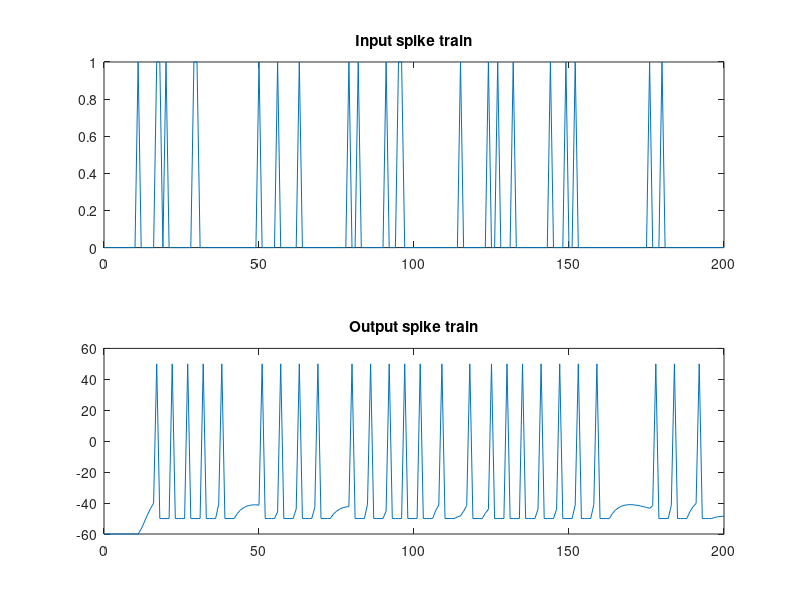

The MATLAB source for this figure:
% Fire a neuron via alpha function synapse and random input spike train
% R Rao 2007

clear
rand('state',0)
% I & F implementation dV/dt = - V/RC + I/C
h = 1; % step size, Euler method, = dt ms
t_max= 200; % ms, simulation time period
tstop = t_max/h; % number of time steps
ref = 0; % refractory period counter

% Generate random input spikes
% Note: This is not entirely realistic - no refractory period
% Also: if you change step size h, input spike train changes too...
spike_train = rand(tstop,1);
thr = 0.9; % threshold for random spikes
spike_train(find(spike_train > thr)) = ones(size((find(spike_train > thr))));
spike_train(find(spike_train < thr)) = zeros(size((find(spike_train < thr))));
% alpha func synaptic conductance
t_a = 100; % Max duration of syn conductance
t_peak = 4; % ms
g_peak = 0.05; % nS (peak synaptic conductance)
const = g_peak/(t_peak*exp(-1)); 
t_vec = 0:h:t_a;
alpha_func = const*t_vec.*(exp(-t_vec/t_peak));
clf
plot(t_vec(1:80),alpha_func(1:80))
xlabel('t (in ms)')
title('Alpha Function (Synaptic Conductance for Spike at t=0)')
pause(2) 
% capacitance and leak resistance
C = 0.5 % nF
R = 40 % M ohms

% conductance and associated parameters to simulate spike rate adaptation
g_ad = 0; 
G_inc = 1/h;
tau_ad = 2;

% Initialize basic parameters
E_leak = -60; % mV, equilibrium potential
E_syn = 0; % Excitatory synapse (why is this excitatory?)
g_syn = 0; % Current syn conductance
V_th = -40; % spike threshold mV
V_spike = 50; % spike value mV
ref_max = 4/h; % Starting value of ref period counter
t_list = [];
V = E_leak;
V_trace = [V];
t_trace = [0];

clf
subplot(2,1,1)
plot(0:h:t_max,[0; spike_train])
title('Input spike train')

for t = 1:tstop

   % Compute input
   if (spike_train(t) > 0) % check for input spike
    t_list = [t_list; 1];
   end   
   % Calculate synaptic current due to current and past input spikes
   g_syn = sum(alpha_func(t_list));
   I_syn = g_syn*(E_syn - V); 

   % Update spike times
   if t_list
     t_list = t_list + 1;
     if (t_list(1) == t_a)  % Reached max duration of syn conductance
       t_list = t_list(2:max(size(t_list)));
     end
   end

   % Compute membrane voltage
   % Euler method: V(t+h) = V(t) + h*dV/dt
   if ~ref
     V = V + h*(- ((V-E_leak)*(1+R*g_ad)/(R*C)) + (I_syn/C));
     g_ad = g_ad + h*(- g_ad/tau_ad); % spike rate adaptation
   else
     ref = ref - 1;
     V = V_th-10; % reset voltage after spike
     g_ad = 0;
   end
   
   % Generate spike
   if ((V > V_th) && ~ref)
     V = V_spike;
     ref = ref_max;
     g_ad = g_ad + G_inc;
   end

   V_trace = [V_trace V];
   t_trace = [t_trace t*h];   
end

subplot(2,1,2)
plot(t_trace,V_trace)
drawnow
title('Output spike train')